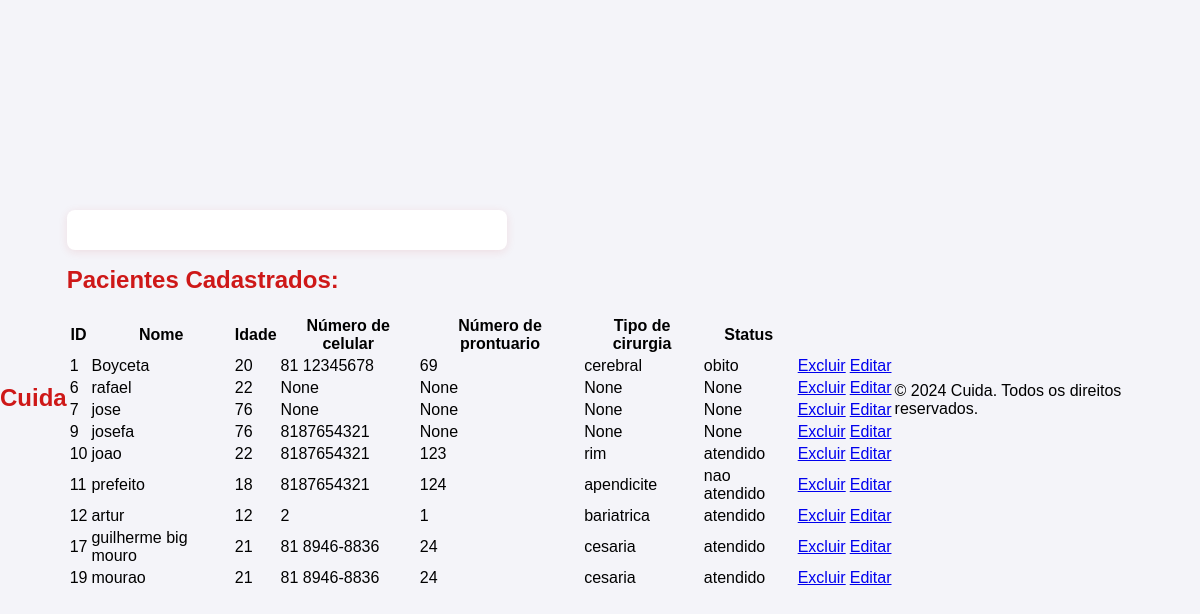
/pacientes/, run on an earlier commit of the app's database.
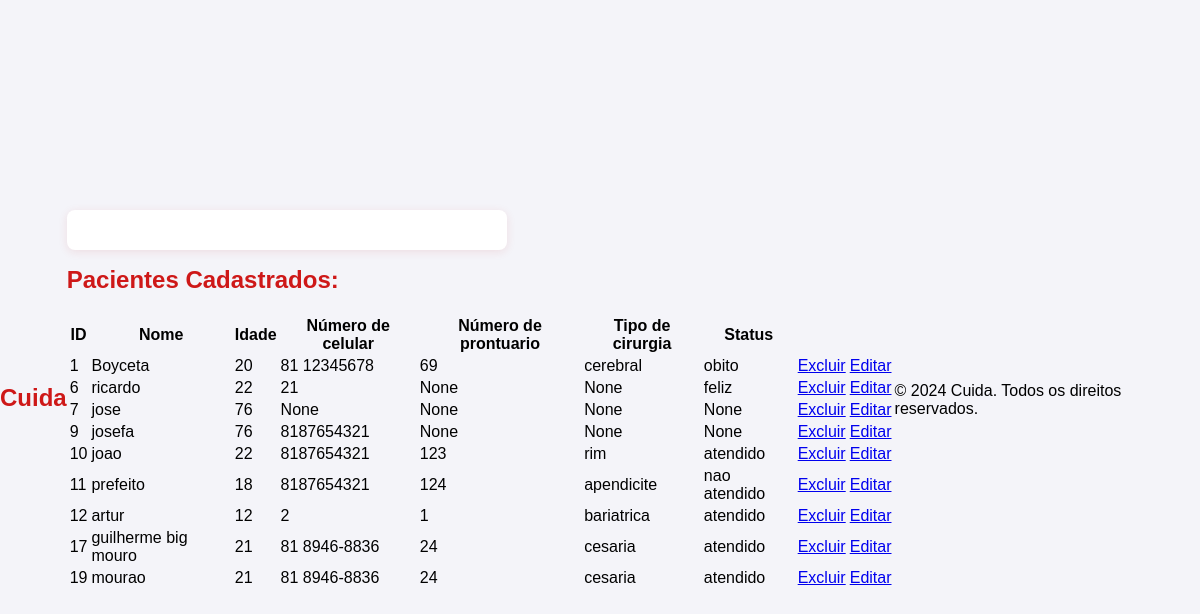
And on a later commit of the database.
### app_cuida/models.py (models this page shows, shortened)
class Paciente(models.Model):
    id_paciente = models.AutoField(primary_key=True)
    nome = models.CharField(max_length=25, null=True, blank=True)
    idade = models.IntegerField(null=True, blank=True)
    numero_celular = models.CharField(max_length=15, null=True, blank=True)
    numero_prontuario = models.CharField(max_length=15, null=True, blank=True)
    tipo_cirurgia = models.CharField(max_length=15, null=True, blank=True)
    status = models.CharField(max_length=15, null=True, blank=True)

### app_cuida/views.py (the view, shortened to what this page needs)
# urls.py: path('pacientes/', views.pacientes, name='listagem_pacientes'),
def pacientes(request):
    context = {
        'form': PacienteForm(),
        'pacientes': Paciente.objects.all(),
    }
    return render(request, 'cadastro/pacientes.html', context)

### app_cuida/templates/cadastro/pacientes.html (shortened to what this page needs)
{% extends 'base.html' %}
{% block content %}
<div class="container"></div>
<h1>Pacientes Cadastrados:</h1>
    <table class=" table table-bordered table-striped">
        <tr>
            <th>ID</th>
            <th>Nome</th>
            <th>Idade</th>
            <th>Número de celular</th>
            <th>Número de prontuario</th>
            <th>Tipo de cirurgia</th>
            <th>Status</th>
        </tr>
        {% for paciente in pacientes %}
        <tr>
            <td>{{paciente.id_paciente}}</td>
            <td>{{paciente.nome}}</td>
            <td>{{paciente.idade}}</td>
            <td>{{paciente.numero_celular}}</td>
            <td>{{paciente.numero_prontuario}}</td>
            <td>{{paciente.tipo_cirurgia}}</td>
            <td>{{paciente.status}}</td>
            <td>
                <a href="{% url 'delete_paciente' paciente.id_paciente %}">Excluir</a>
            </td>
            <td> <a href={% url 'update_paciente' paciente.id_paciente %}>Editar</a></td>
        </tr>
        {% endfor %}
    </table>
{% endblock %}

What changed in the data, as far as the page shows it:
changed Paciente id 6: nome "rafael" → "ricardo"; numero_celular "None" → "21"; status "None" → "feliz"
